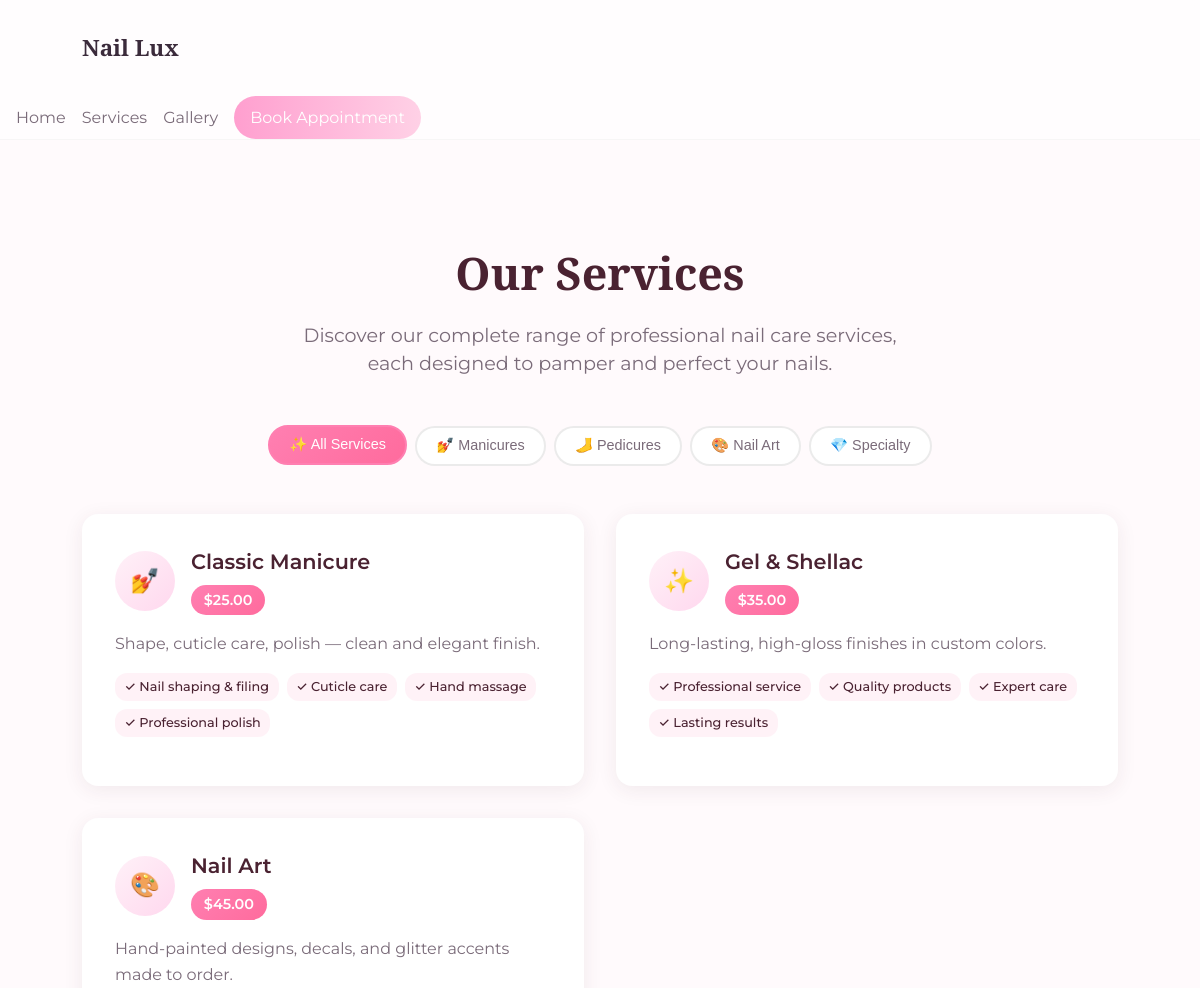
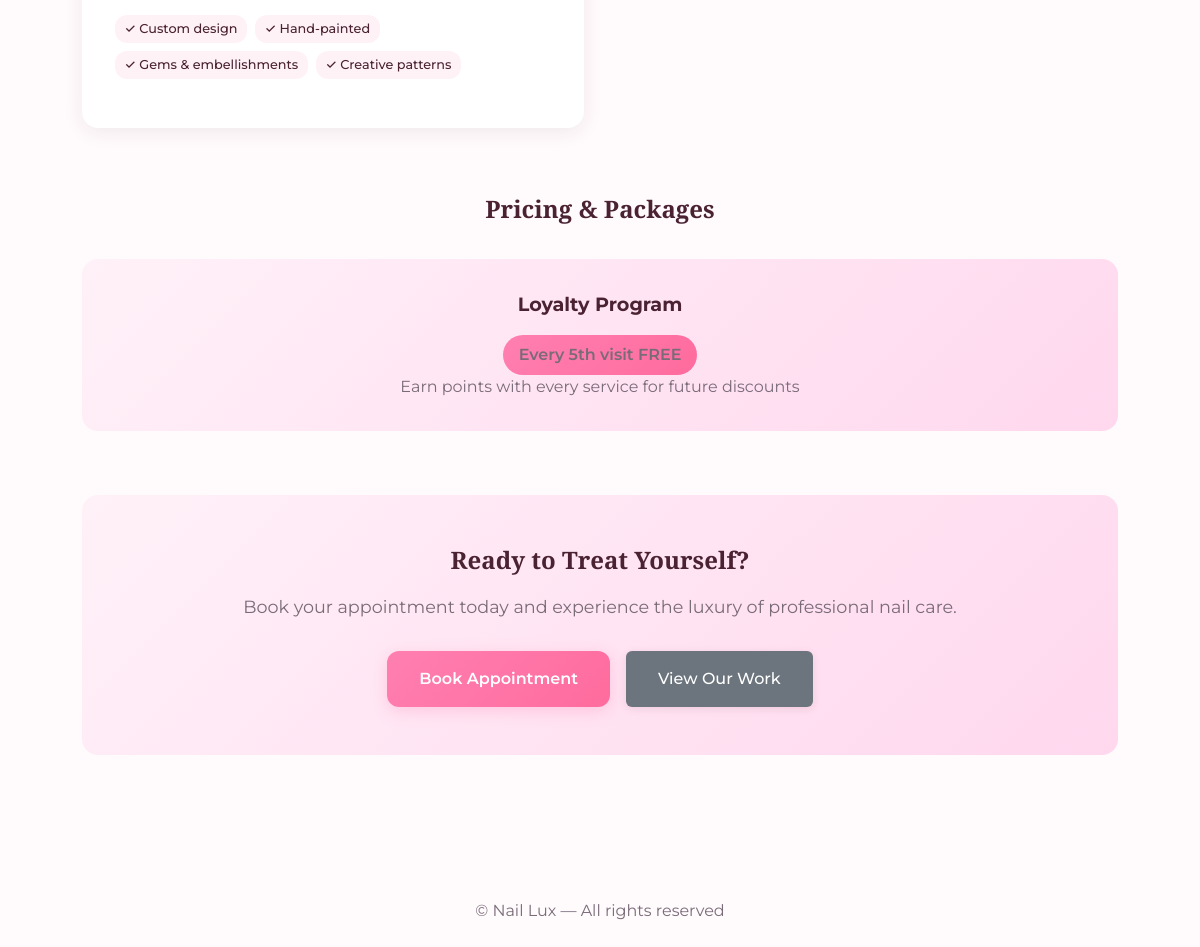
Page /services/ on the committed database (2 pictures, top to bottom).
### home/models.py (models this page shows, shortened)
class Service(models.Model):
    service_name = models.CharField(max_length=100)
    description = models.TextField()
    price = models.DecimalField(max_digits=10, decimal_places=2)

### home/views.py (the view)
# urls.py: path('services/', views.servicesPage, name='services'),
def servicesPage(request):
    services = Service.objects.all()
    return render(request, 'services.html', context={'services': services})

### site_admin/context_processors.py (called while the page is built)
def admin_context(request):
    is_admin = request.path.startswith('/site-admin')
    return {
        'is_admin_section': is_admin,
    }

### home/templates/services.html (shortened to what this page needs)
{% extends "base.html" %}
{% block content %}
<section class="services-page">
  <div class="container">
    <div class="page-header">
      <h1>Our Services</h1>
      <p class="subtitle">Discover our complete range of professional nail care services, each designed to pamper and perfect your nails.</p>
    </div>
    <div class="service-categories">
      <button class="category-btn active" data-category="all">
        <span>✨ All Services</span>
      </button>
      <button class="category-btn" data-category="manicure">
        <span>💅 Manicures</span>
      </button>
      <button class="category-btn" data-category="pedicure">
        <span>🦶 Pedicures</span>
      </button>
      <button class="category-btn" data-category="nail-art">
        <span>🎨 Nail Art</span>
      </button>
      <button class="category-btn" data-category="specialty">
        <span>💎 Specialty</span>
      </button>
    </div>
    <div class="services-grid">
      {% for service in services %}
      <div class="service-detail-card show" data-category="{% if 'manicure' in service.service_name|lower %}manicure{% elif 'pedicure' in service.service_name|lower %}pedicure{% elif 'art' in service.service_name|lower %}nail-art{% else %}specialty{% endif %}">
        <div class="service-header">
          <div class="service-icon">
            {% if 'manicure' in service.service_name|lower %}💅
            {% elif 'pedicure' in service.service_name|lower %}🦶
            {% elif 'art' in service.service_name|lower %}🎨
            {% elif 'extension' in service.service_name|lower %}💎
            {% else %}✨{% endif %}
          </div>
          <div class="service-info">
            <h3>{{ service.service_name }}</h3>
            <div class="price-tag">${{ service.price }}</div>
          </div>
        </div>
        <p class="service-description">{{ service.description }}</p>
        <div class="service-features">
          {% if 'manicure' in service.service_name|lower %}
            <span class="feature">✓ Nail shaping & filing</span>
            <span class="feature">✓ Cuticle care</span>
            <span class="feature">✓ Hand massage</span>
            <span class="feature">✓ Professional polish</span>
          {% elif 'pedicure' in service.service_name|lower %}
            <span class="feature">✓ Foot soak & exfoliation</span>
            <span class="feature">✓ Nail care</span>
            <span class="feature">✓ Callus removal</span>
            <span class="feature">✓ Relaxing massage</span>
          {% elif 'art' in service.service_name|lower %}
            <span class="feature">✓ Custom design</span>
            <span class="feature">✓ Hand-painted</span>
            <span class="feature">✓ Gems & embellishments</span>
            <span class="feature">✓ Creative patterns</span>
          {% else %}
            <span class="feature">✓ Professional service</span>
            <span class="feature">✓ Quality products</span>
            <span class="feature">✓ Expert care</span>
            <span class="feature">✓ Lasting results</span>
          {% endif %}
        </div>
      </div>
      {% endfor %}
    </div>
    <div class="pricing-info">
      <h2>Pricing & Packages</h2>
      <div class="pricing-grid">
        <div class="pricing-card">
          <h3>Loyalty Program</h3>
          <p class="discount">Every 5th visit FREE</p>
          <p>Earn points with every service for future discounts</p>
        </div>
      </div>
    </div>
    <div class="services-cta">
      <h2>Ready to Treat Yourself?</h2>
      <p>Book your appointment today and experience the luxury of professional nail care.</p>
      <div class="cta-buttons">
        <a href="{% url 'booking' %}" class="btn-primary">Book Appointment</a>
        <a href="{% url 'gallery' %}" class="btn-secondary">View Our Work</a>
      </div>
    </div>
  </div>
</section>
{% endblock %}

### rows in the picture
Service: service_name "Classic Manicure", price "25.00", description "Shape, cuticle care, polish — clean and elegant finish.", shows "✓ Nail shaping & filing"
Service: service_name "Gel & Shellac", price "35.00", description "Long-lasting, high-gloss finishes in custom colors.", shows "✓ Professional service"
Service: service_name "Nail Art", price "45.00", description "Hand-painted designs, decals, and glitter accents made to order.", shows "✓ Custom design"
